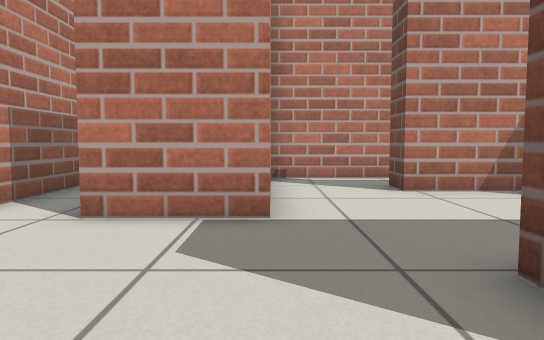
[1] (above)

18 first-person views from a walk through a Gazebo world. The camera is 0.5 m above the floor, tilts 4° down and sees 70° across. The floor is counted in squares, 0.5 m on a side. Each view is taken from the middle of a square. On the plan, view 1 faces up. The plan holds only what a view shows up to about 13 squares ahead; the rest is blank.

[2]
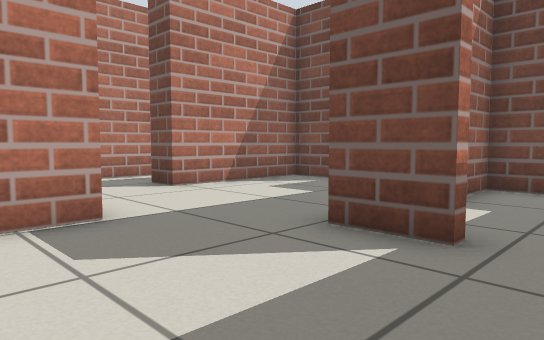

[3]
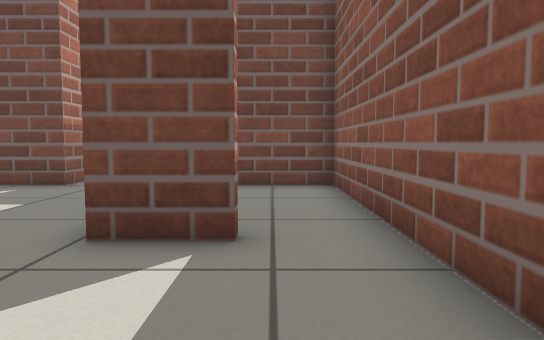

[4]
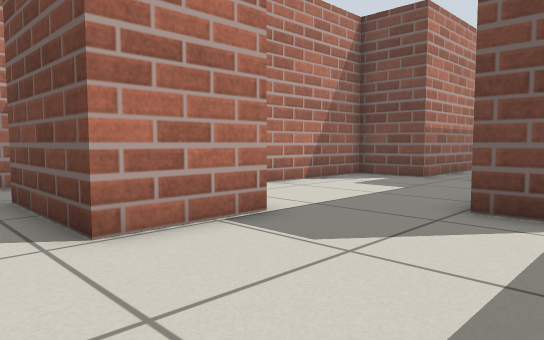

[5]
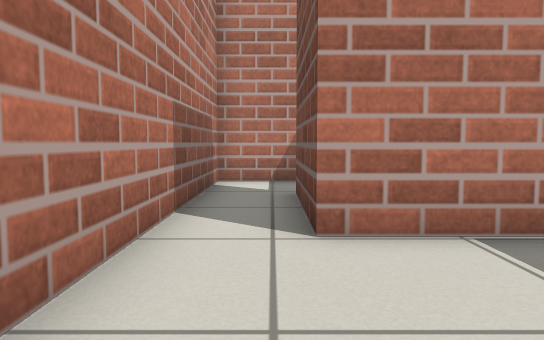

[6]
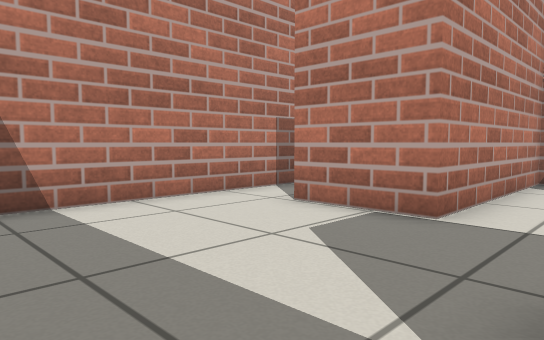

[7]
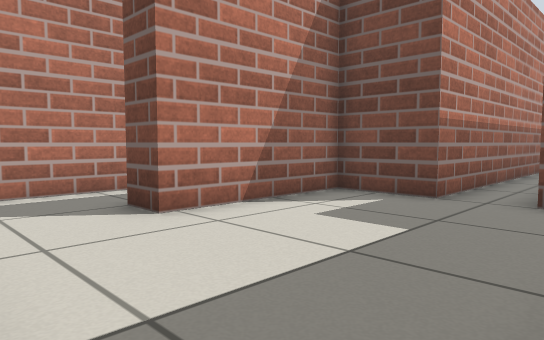

[8]
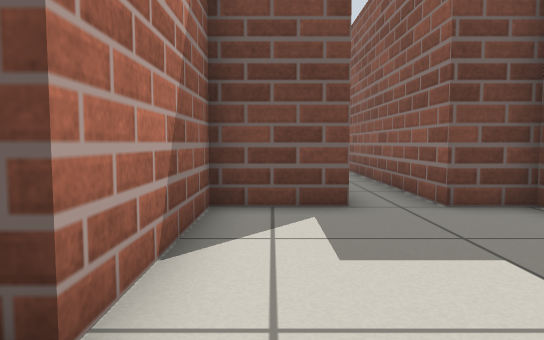

[9]
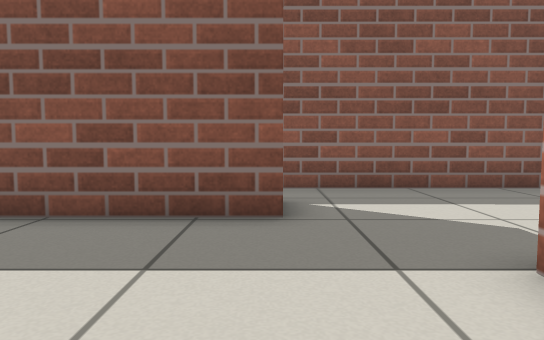

[10]
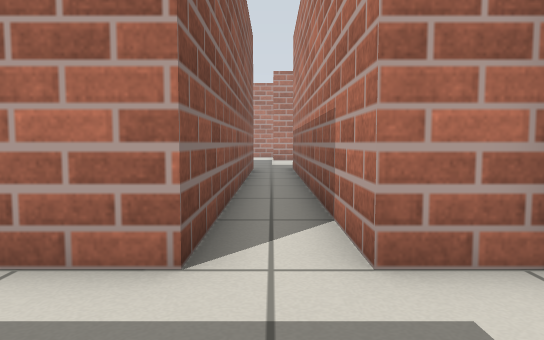

[11]
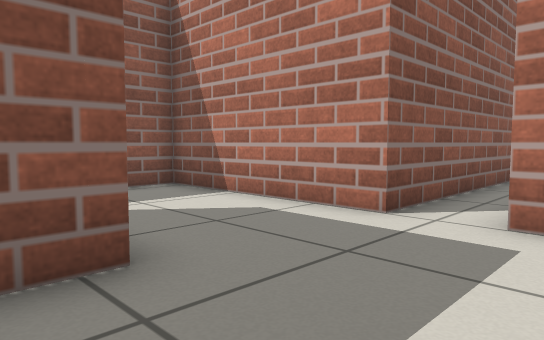

[12]
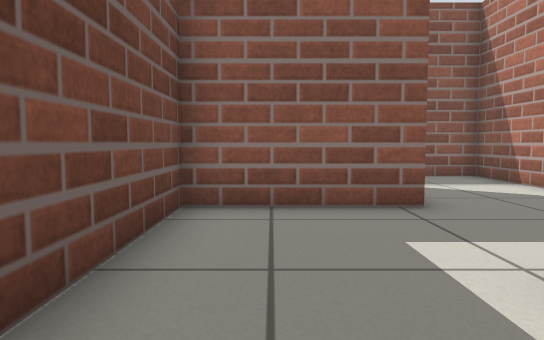

[13]
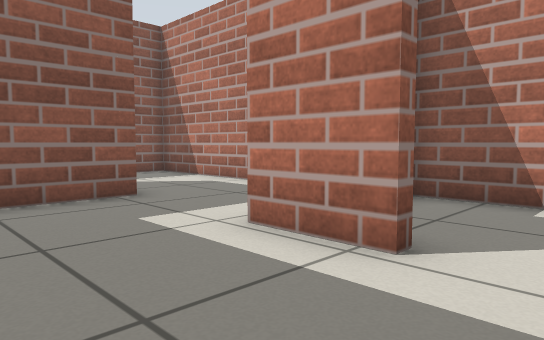

[14]
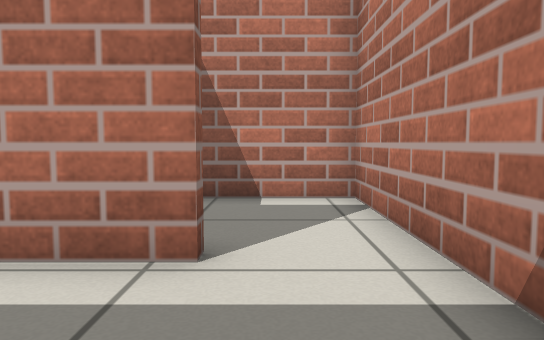

[15]
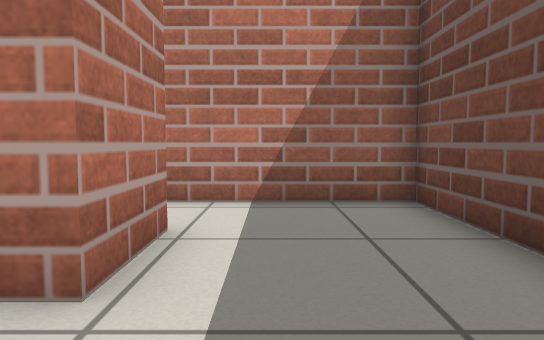

[16]
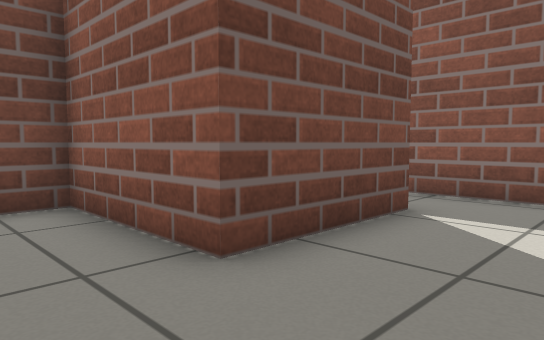

[17]
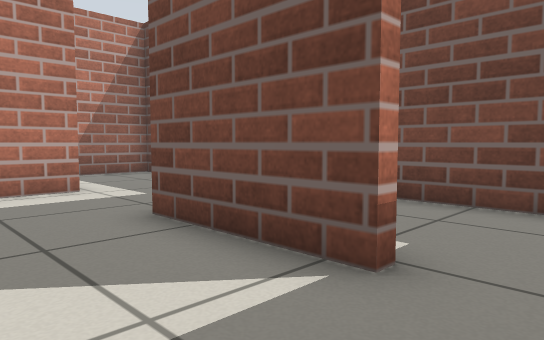

[18]
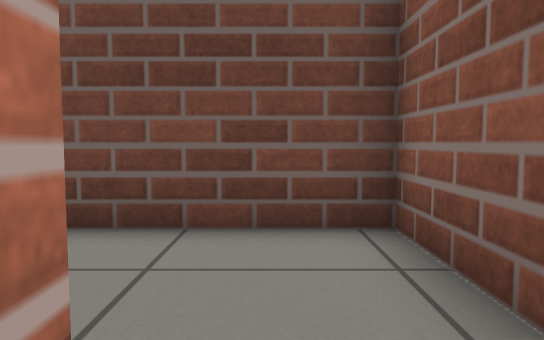

### Floor plan
Points are (right, up) in squares from view 1. A wall is a line through its corners. A room is listed if a view was taken in it or the views show most of it. See-through windows are left out.
Room 1 (views 1, 2, 3, 4, 5, 6, 7)
walls: (0, 5.1) (-2.5, 5.1) (-2.5, 8.6); (2.2, 1.4) (1.9, 1.4) (1.9, 2.9); (-3.9, -0.4) (7, -0.4) (7, 2.6) (5.7, 2.6); (-2, 11) (-4.4, 11) (-4.4, 1)
ways out: opening at (1, 4) to room 2; opening at (-2, 9.5)
Room 2 (view 8)
walls: (1.9, 2.9) (7, 2.9) (7, 4.3) (19, 4.3); (0, 7.6) (0, 5.1); (19, 5.8) (7, 5.8) (7, 8) (2.7, 8)
ways out: opening at (1, 4) to room 1; opening at (1.5, 8) to room 3; opening at (20, 5) to room 4
Room 3 (view 9)
walls: (2.7, 8) (2.7, 9); (3.9, 11) (0, 11) (0, 7.6)
ways out: opening at (1.5, 8) to room 2
Room 4 (views 10, 16, 17, 18)
walls: (19, 4.3) (19, -1.4) (23.4, -1.4); (22.6, 0.4) (22.6, 4) (23.6, 4); (19, 7.3) (19, 5.8); (22.8, 7.4) (21.4, 7.4)
ways out: opening at (20, 5) to room 2; opening at (23, 6) to room 5; opening at (23, -0.5) to room 7
Room 5 (views 11, 15)
walls: (23.6, 4) (26.4, 4) (26.4, 7.5)
ways out: opening at (23, 6) to room 4; opening at (25, 8.5) to room 6
Room 6 (views 12, 13, 14)
walls: (22.8, 9.5) (22.8, 7.4); (26.4, 7.5) (26.4, 11.5) (19, 11.5) (19, 7.8)
ways out: opening at (25, 8.5) to room 5
Room 7 (no view inside)
walls: (23.4, -1.4) (26.4, -1.4) (26.4, 2.4)
ways out: opening at (23, -0.5) to room 4

Positions as (right, up) in squares from view 1, and headings:
1: (0, 0), facing up
2: (-2, 0), facing up-right
3: (-2, 1), facing right
4: (-4, 1), facing up-right
5: (-3, 1), facing up
6: (2, 0), facing up-left
7: (0, 3), facing up-right
8: (1, 7), facing right
9: (2, 8), facing down
10: (22, 5), facing left
11: (24, 7), facing down-left
12: (25, 10), facing down
13: (26, 11), facing down-left
14: (26, 10), facing left
15: (24, 5), facing up
16: (20, 6), facing down-right
17: (20, -1), facing up-right
18: (22, 0), facing right
